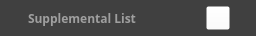
<?xml version="1.0" encoding="UTF-8"?>
<ui version="4.0">
 <class>SupplementalListWidgetTitleBar</class>
 <widget class="QWidget" name="SupplementalListWidgetTitleBar">
  <property name="geometry">
   <rect>
    <x>0</x>
    <y>0</y>
    <width>256</width>
    <height>36</height>
   </rect>
  </property>
  <property name="sizePolicy">
   <sizepolicy hsizetype="Fixed" vsizetype="Fixed">
    <horstretch>0</horstretch>
    <verstretch>0</verstretch>
   </sizepolicy>
  </property>
  <property name="minimumSize">
   <size>
    <width>256</width>
    <height>36</height>
   </size>
  </property>
  <property name="maximumSize">
   <size>
    <width>256</width>
    <height>36</height>
   </size>
  </property>
  <property name="windowTitle">
   <string>Form</string>
  </property>
  <property name="styleSheet">
   <string notr="true">/* Supplemental List */


background: rgba(255, 255, 255, 0.0001);
box-shadow: inset 0px 1px 0px rgba(0, 0, 0, 0.2);


background: #404040;</string>
  </property>
  <widget class="QLabel" name="label_2">
   <property name="geometry">
    <rect>
     <x>28</x>
     <y>6</y>
     <width>113</width>
     <height>24</height>
    </rect>
   </property>
   <property name="sizePolicy">
    <sizepolicy hsizetype="Fixed" vsizetype="Fixed">
     <horstretch>0</horstretch>
     <verstretch>0</verstretch>
    </sizepolicy>
   </property>
   <property name="styleSheet">
    <string notr="true">font-family: Noto Sans TC;
font-style: normal;
font-weight: 600;
font-size: 12px;
line-height: 16px;
display: flex;
align-items: center;

/* panel/section title */

color: rgba(255, 255, 255, 0.5);</string>
   </property>
   <property name="text">
    <string>Supplemental List</string>
   </property>
  </widget>
  <widget class="QPushButton" name="pushButton_Add">
   <property name="geometry">
    <rect>
     <x>206</x>
     <y>6</y>
     <width>24</width>
     <height>24</height>
    </rect>
   </property>
   <property name="sizePolicy">
    <sizepolicy hsizetype="Preferred" vsizetype="Preferred">
     <horstretch>0</horstretch>
     <verstretch>0</verstretch>
    </sizepolicy>
   </property>
   <property name="minimumSize">
    <size>
     <width>24</width>
     <height>24</height>
    </size>
   </property>
   <property name="font">
    <font>
     <family>Noto Sans</family>
     <pointsize>13</pointsize>
    </font>
   </property>
   <property name="styleSheet">
    <string notr="true">
color: rgba(255, 255, 255, 0.5);
background: rgba(255, 255, 255, 0.0001);
</string>
   </property>
   <property name="text">
    <string/>
   </property>
   <property name="icon">
    <iconset resource="resources.qrc">
     <normaloff>:/SVG/svg/icon/common-add.svg</normaloff>:/SVG/svg/icon/common-add.svg</iconset>
   </property>
   <property name="iconSize">
    <size>
     <width>24</width>
     <height>24</height>
    </size>
   </property>
  </widget>
  <widget class="QLabel" name="label_3">
   <property name="geometry">
    <rect>
     <x>7</x>
     <y>9</y>
     <width>18</width>
     <height>18</height>
    </rect>
   </property>
   <property name="sizePolicy">
    <sizepolicy hsizetype="Preferred" vsizetype="Preferred">
     <horstretch>0</horstretch>
     <verstretch>0</verstretch>
    </sizepolicy>
   </property>
   <property name="minimumSize">
    <size>
     <width>18</width>
     <height>18</height>
    </size>
   </property>
   <property name="maximumSize">
    <size>
     <width>0</width>
     <height>0</height>
    </size>
   </property>
   <property name="baseSize">
    <size>
     <width>18</width>
     <height>18</height>
    </size>
   </property>
   <property name="styleSheet">
    <string notr="true">/* icon/toc-resource */


position: absolute;
width: 18px;
height: 18px;
left: 3px;
top: 3px;




</string>
   </property>
   <property name="text">
    <string notr="true"/>
   </property>
   <property name="pixmap">
    <pixmap resource="resources.qrc">:/SVG/svg/icon/toc-resource.svg</pixmap>
   </property>
   <property name="scaledContents">
    <bool>true</bool>
   </property>
  </widget>
 </widget>
 <resources>
  <include location="resources.qrc"/>
 </resources>
 <connections/>
</ui>
